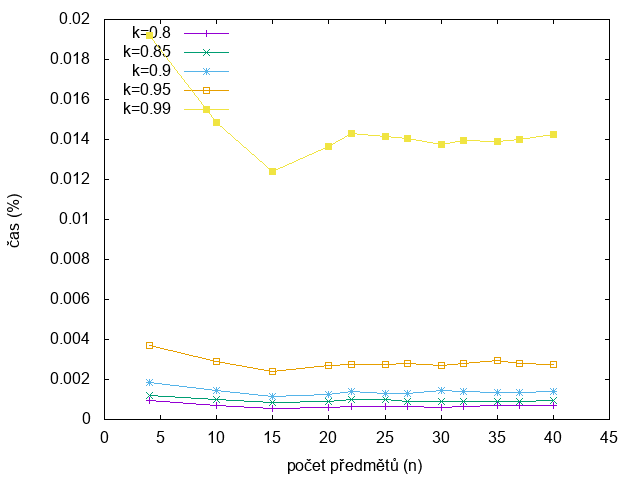

Reproduce this figure in gnuplot.
set terminal png
set key left top
set xlabel "počet předmětů (n)"
set ylabel "čas (%)"
set style fill solid 1.00 border
set xrange [0:45]
set boxwidth 1.2
plot "dur-temperature-factor.txt" using 1:2 title 'k=0.8' with lp, \
     "dur-temperature-factor.txt" using 1:3 title "k=0.85" with lp, \
     "dur-temperature-factor.txt" using 1:4 title "k=0.9" with lp, \
     "dur-temperature-factor.txt" using 1:5 title "k=0.95" with lp, \
     "dur-temperature-factor.txt" using 1:6 title "k=0.99" with lp
